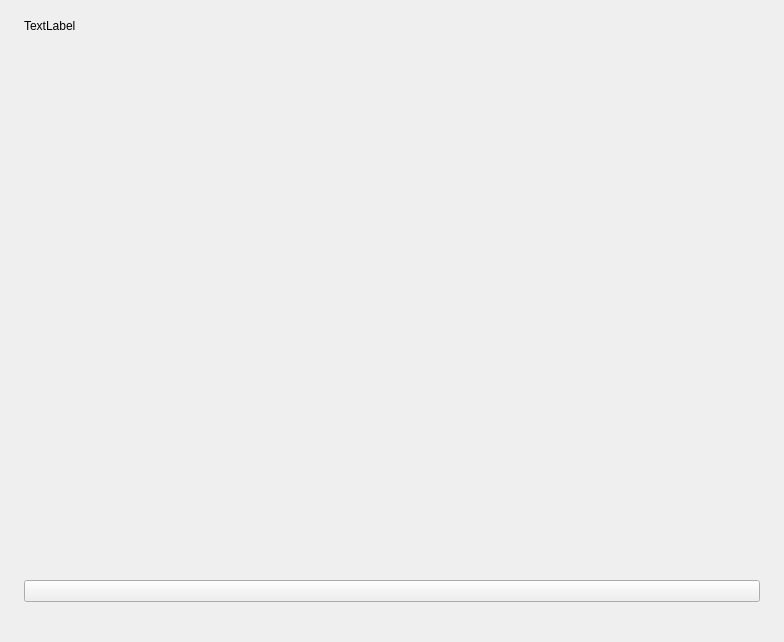
<?xml version="1.0" encoding="UTF-8"?>
<ui version="4.0">
 <class>ConnectionShowPage</class>
 <widget class="QWidget" name="ConnectionShowPage">
  <property name="geometry">
   <rect>
    <x>0</x>
    <y>0</y>
    <width>784</width>
    <height>642</height>
   </rect>
  </property>
  <property name="windowTitle">
   <string>ConnectionShowPage</string>
  </property>
  <layout class="QVBoxLayout" name="verticalScrollAreaWidgetContentsLayout" stretch="0,1,0">
   <property name="spacing">
    <number>10</number>
   </property>
   <property name="leftMargin">
    <number>24</number>
   </property>
   <property name="topMargin">
    <number>16</number>
   </property>
   <property name="rightMargin">
    <number>24</number>
   </property>
   <property name="bottomMargin">
    <number>0</number>
   </property>
   <item>
    <widget class="QWidget" name="widget_2" native="true">
     <property name="sizePolicy">
      <sizepolicy hsizetype="Preferred" vsizetype="Fixed">
       <horstretch>0</horstretch>
       <verstretch>0</verstretch>
      </sizepolicy>
     </property>
     <property name="styleSheet">
      <string notr="true"/>
     </property>
     <layout class="QHBoxLayout" name="titleLayout">
      <property name="spacing">
       <number>0</number>
      </property>
      <property name="leftMargin">
       <number>0</number>
      </property>
      <property name="topMargin">
       <number>0</number>
      </property>
      <property name="rightMargin">
       <number>0</number>
      </property>
      <property name="bottomMargin">
       <number>0</number>
      </property>
      <item>
       <widget class="QLabel" name="title">
        <property name="text">
         <string>TextLabel</string>
        </property>
       </widget>
      </item>
      <item>
       <spacer name="horizontalSpacer">
        <property name="orientation">
         <enum>Qt::Horizontal</enum>
        </property>
        <property name="sizeHint" stdset="0">
         <size>
          <width>40</width>
          <height>20</height>
         </size>
        </property>
       </spacer>
      </item>
     </layout>
    </widget>
   </item>
   <item>
    <layout class="QVBoxLayout" name="m_verticalDeviceWidgetLayout">
     <property name="spacing">
      <number>0</number>
     </property>
     <item>
      <widget class="PluginConnectionList" name="connectionList" native="true"/>
     </item>
     <item>
      <widget class="QPushButton" name="createConnectionButton">
       <property name="accessibleName">
        <string>ButtonCreateConnection</string>
       </property>
       <property name="text">
        <string/>
       </property>
      </widget>
     </item>
    </layout>
   </item>
   <item>
    <spacer name="verticalSpacer">
     <property name="orientation">
      <enum>Qt::Vertical</enum>
     </property>
     <property name="sizeHint" stdset="0">
      <size>
       <width>20</width>
       <height>40</height>
      </size>
     </property>
    </spacer>
   </item>
  </layout>
 </widget>
 <customwidgets>
  <customwidget>
   <class>PluginConnectionList</class>
   <extends>QWidget</extends>
   <header location="global">plugin-connection-list.h</header>
   <container>1</container>
  </customwidget>
 </customwidgets>
 <resources/>
 <connections/>
</ui>
